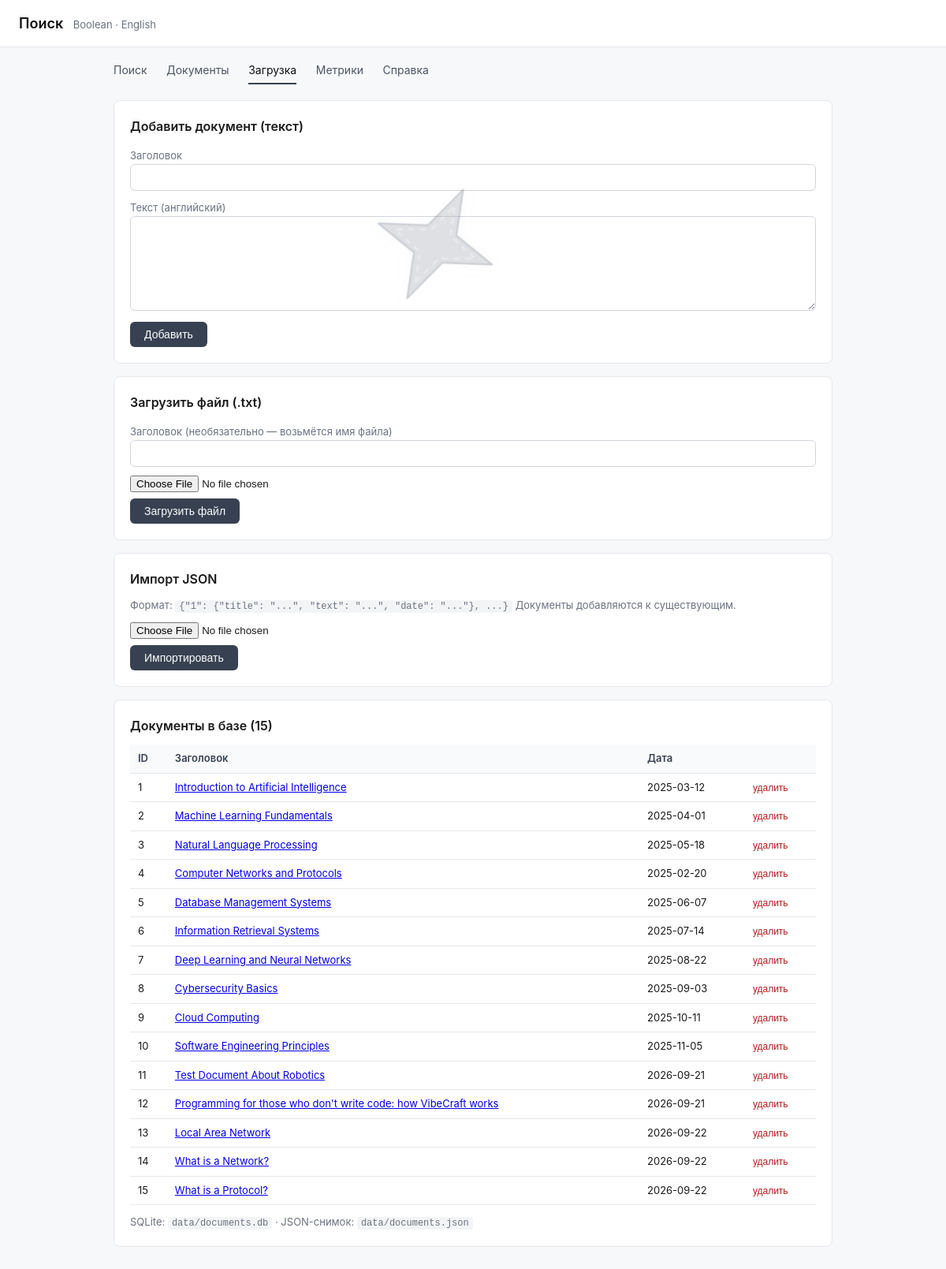
Screenshot of /upload with the database file from the repository.
### tables this page shows
CREATE TABLE documents (
                    id INTEGER PRIMARY KEY,
                    title TEXT NOT NULL,
                    text TEXT NOT NULL,
                    date TEXT DEFAULT '2026-01-01'
                );

### app.py (the view, shortened to what this page needs)
@app.route("/upload", methods=["GET", "POST"])
def upload_page():
    message = None
    error = None
    return render_template(
        "upload.html",
        active="upload",
        message=message,
        error=error,
        docs=store.get_all(),
        doc_count=index.N,
    )

### models/storage.py (called while the page is built)
    def _connect(self):
        conn = sqlite3.connect(self.db_path)
        conn.row_factory = sqlite3.Row
        return conn

    def get_all(self) -> Dict[int, dict]:
        with self._connect() as conn:
            rows = conn.execute(
                "SELECT id, title, text, date FROM documents ORDER BY id"
            ).fetchall()
        return {
            r["id"]: {"title": r["title"], "text": r["text"], "date": r["date"]}
            for r in rows
        }

### templates/upload.html (shortened to what this page needs)
{% extends "base.html" %}
{% block content %}
<div class="card">
    <h2>Добавить документ (текст)</h2>
    <form method="POST" action="{{ url_for('upload_page') }}">
        <p style="margin-bottom:8px;">
            <label style="font-size:13px; color:#6b7280;">Заголовок</label><br>
            <input type="text" name="title" required
                   style="width:100%; padding:8px 12px; border:1px solid #d1d5db; border-radius:6px; font-size:14px;">
        </p>
        <p style="margin-bottom:8px;">
            <label style="font-size:13px; color:#6b7280;">Текст (английский)</label><br>
            <textarea name="text" rows="6" required
                      style="width:100%; padding:8px 12px; border:1px solid #d1d5db; border-radius:6px; font-size:14px; font-family:inherit;"></textarea>
        </p>
        <button type="submit" style="padding:8px 18px; background:#374151; color:#fff; border:none; border-radius:6px; cursor:pointer; font-size:14px;">
            Добавить
        </button>
    </form>
</div>
<div class="card">
    <h2>Загрузить файл (.txt)</h2>
    <form method="POST" action="{{ url_for('upload_page') }}" enctype="multipart/form-data">
        <p style="margin-bottom:8px;">
            <label style="font-size:13px; color:#6b7280;">Заголовок (необязательно — возьмётся имя файла)</label><br>
            <input type="text" name="title"
                   style="width:100%; padding:8px 12px; border:1px solid #d1d5db; border-radius:6px; font-size:14px;">
        </p>
        <p style="margin-bottom:8px;">
            <input type="file" name="file" accept=".txt,.text,.md" required>
        </p>
        <button type="submit" style="padding:8px 18px; background:#374151; color:#fff; border:none; border-radius:6px; cursor:pointer; font-size:14px;">
            Загрузить файл
        </button>
    </form>
</div>
<div class="card">
    <h2>Импорт JSON</h2>
    <p class="hint" style="margin-bottom:8px;">
        Формат: <code>{"1": {"title": "...", "text": "...", "date": "..."}, ...}</code>
        Документы добавляются к существующим.
    </p>
    <form method="POST" action="{{ url_for('upload_page') }}" enctype="multipart/form-data">
        <p style="margin-bottom:8px;">
            <input type="file" name="json_file" accept=".json" required>
        </p>
        <button type="submit" style="padding:8px 18px; background:#374151; color:#fff; border:none; border-radius:6px; cursor:pointer; font-size:14px;">
            Импортировать
        </button>
    </form>
</div>
<div class="card">
    <h2>Документы в базе ({{ doc_count }})</h2>
    {% if docs %}
    <table>
        <tr><th>ID</th><th>Заголовок</th><th>Дата</th><th></th></tr>
        {% for id, d in docs.items() %}
        <tr>
            <td>{{ id }}</td>
            <td><a href="{{ url_for('doc_detail', doc_id=id) }}">{{ d.title }}</a></td>
            <td>{{ d.date }}</td>
            <td>
                <form method="POST" action="{{ url_for('upload_page') }}" style="display:inline;"
                      onsubmit="return confirm('Удалить документ {{ id }}?');">
                    <button type="submit" style="font-size:12px; color:#b91c1c; background:none; border:none; cursor:pointer;">удалить</button>
                </form>
            </td>
        </tr>
        {% endfor %}
    </table>
    {% else %}
    <p class="empty">База пуста</p>
    {% endif %}
    <p class="hint" style="margin-top:12px;">
        SQLite: <code>data/documents.db</code> · JSON-снимок: <code>data/documents.json</code>
    </p>
</div>
{% endblock %}

### static/style.css (style rules this page uses)
* { box-sizing: border-box; margin: 0; padding: 0; }
body { font-family: -apple-system, BlinkMacSystemFont, "Segoe UI", Roboto, Arial, sans-serif; background: #f7f8fa; color: #1a1a1a; line-height: 1.5; }
.card { background: #fff; border: 1px solid #e5e7eb; border-radius: 8px; padding: 20px; margin-bottom: 16px; }
.hint { margin-top: 10px; font-size: 13px; color: #6b7280; }
.hint code { background: #f3f4f6; padding: 1px 5px; border-radius: 3px; font-size: 12px; }
table { width: 100%; border-collapse: collapse; font-size: 13px; }
th, td { padding: 8px 10px; text-align: left; border-bottom: 1px solid #e5e7eb; }
th { background: #f9fafb; font-weight: 600; color: #374151; }
h2 { font-size: 16px; font-weight: 600; margin-bottom: 12px; }

### rows the page displays
documents: title "Introduction to Artificial Intelligence", date "2025-03-12"
documents: title "Machine Learning Fundamentals", date "2025-04-01"
documents: title "Natural Language Processing", date "2025-05-18"
documents: title "Computer Networks and Protocols", date "2025-02-20"
documents: title "Database Management Systems", date "2025-06-07"
documents: title "Information Retrieval Systems", date "2025-07-14"
documents: title "Deep Learning and Neural Networks", date "2025-08-22"
documents: title "Cybersecurity Basics", date "2025-09-03"
documents: title "Cloud Computing", date "2025-10-11"
documents: title "Software Engineering Principles", date "2025-11-05"
documents: title "Test Document About Robotics", date "2026-09-21"
documents: title "Programming for those who don't write code: how VibeCraft works", date "2026-09-21"
documents: title "Local Area Network", date "2026-09-22"
documents: title "What is a Network?", date "2026-09-22"
documents: title "What is a Protocol?", date "2026-09-22"

### other values shown
{{ doc_count }} "15"
{{ id }} "1" "2" "3" "4" "5" "6" "7" "8" "9" "10" "11" "12" "13" "14" "15"
